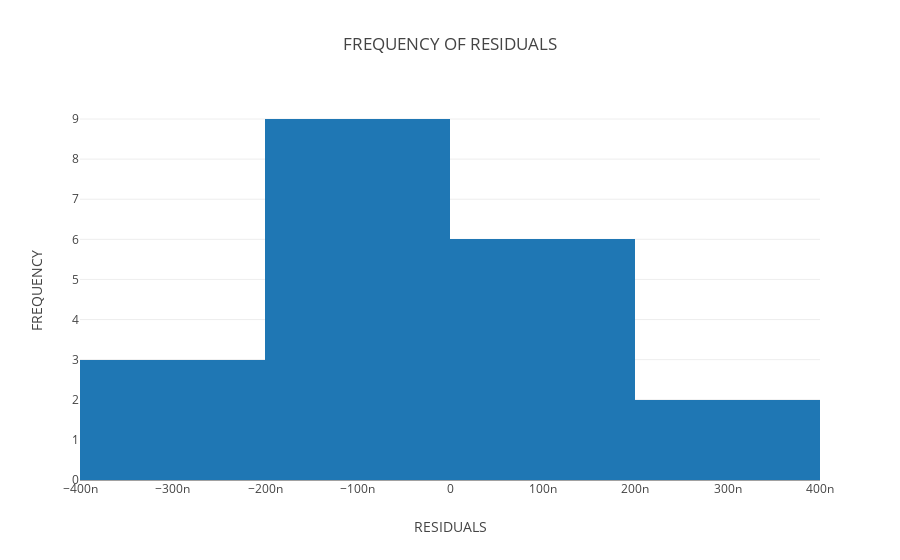

Notebook code for this chart:
### Markdown cell above
## HISTOGRAM FOR REGRESSION ##

### Code cell
data = [go.Histogram(x=((reg.predict(X_test) - Y_test)))]
layout = go.Layout(
    title = 'FREQUENCY OF RESIDUALS', xaxis = dict(title = 'RESIDUALS'), yaxis = dict(title = 'FREQUENCY'))
fig = go.Figure(data = data, layout = layout)
plot.iplot(fig, filename = 'histogram')

### Figure 1 — Plotly figure (JSON) as saved in the notebook; plotly's stock layout.template omitted (floating-point values rounded to 4 significant figures)
{"data": [{"type": "histogram", "x": [2.847e-09, 5.669e-08, 6.233e-08, -6.009e-08, 1.229e-07, -7.311e-08, -2.184e-07, -8.241e-08, 3.216e-07, -1.792e-07, -3.812e-08, -3.704e-07, -1.523e-07, -1.971e-07, 3.471e-07, -9.633e-08, 1.892e-07, -3.774e-07, -1.313e-07, 1.098e-07]}], "layout": {"title": "FREQUENCY OF RESIDUALS", "xaxis": {"title": "RESIDUALS"}, "yaxis": {"title": "FREQUENCY"}}}
